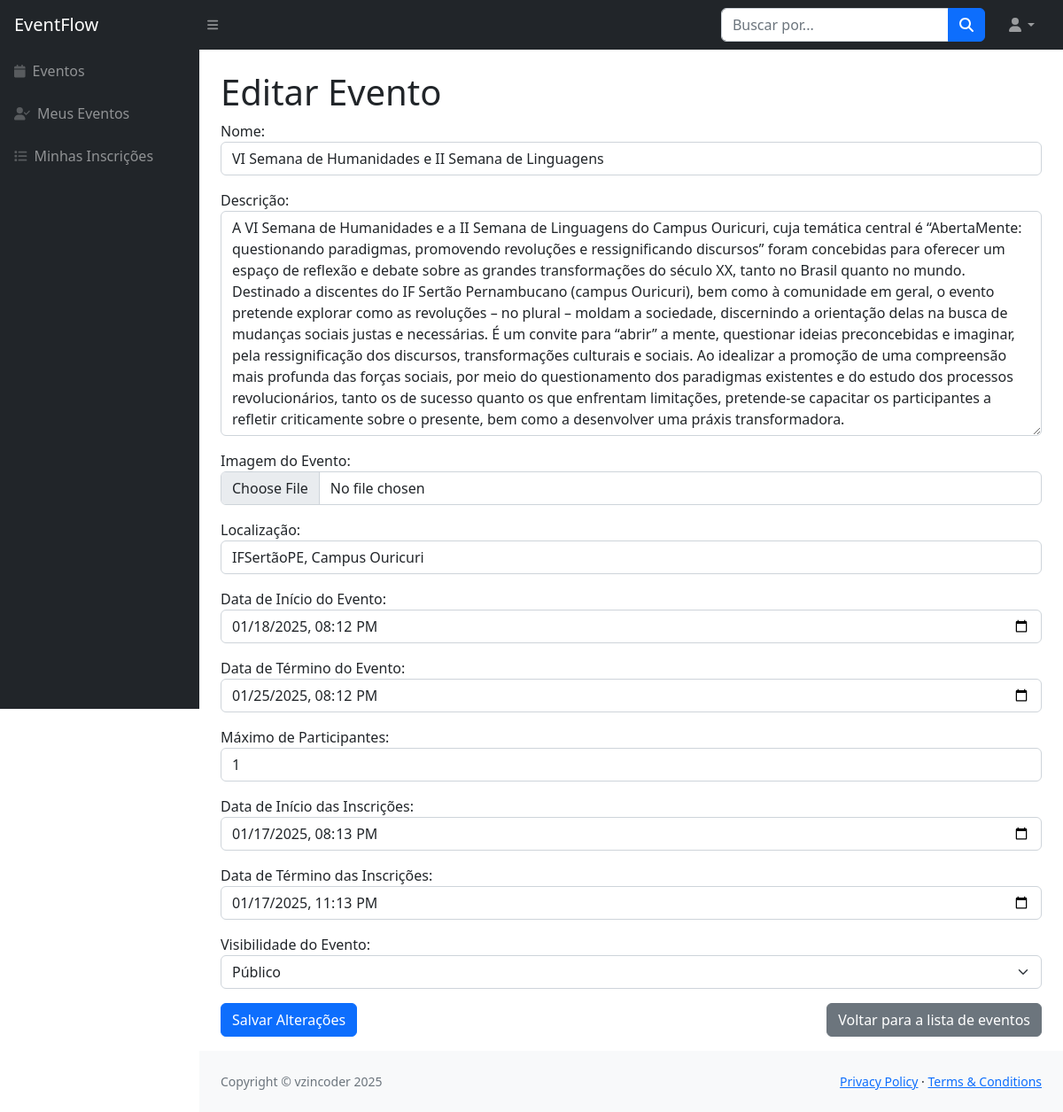
/events/edit/3/ (signed in), run on the app's committed database.
### events/models.py (models this page shows, shortened)
class Event(models.Model):
    VISIBILITY_CHOICES = [
        (True, 'Público'),
        (False, 'Privado'),
    ]
    user = models.ForeignKey(get_user_model(),on_delete=models.CASCADE)
    name = models.CharField(max_length=200)
    description = models.TextField()
    location = models.CharField(max_length=200)
    event_start_date = models.DateTimeField()
    event_end_date = models.DateTimeField()
    registration_start_date = models.DateTimeField()
    registration_end_date = models.DateTimeField()
    image = models.ImageField(upload_to='images',null=True,blank=True)
    current_participants = models.PositiveIntegerField(default=0)
    max_participants = models.PositiveIntegerField(default=1)
    visibility = models.BooleanField(choices=VISIBILITY_CHOICES, default=True)

### events/views.py (the view, shortened to what this page needs)
# urls.py: path('edit/<int:id>/', edit_event, name='edit_event'),
@login_required
def edit_event(request,id):
    event = get_object_or_404(Event, id=id,user=request.user)
    templateData = {
        'title': 'Editar Evento',
        'button_text': 'Salvar Alterações'
    }
    if request.method == 'GET':
        templateData['form'] = EventForm(instance=event)
        return render(request, 'event-form.html', templateData)

### events/templates/event-form.html (shortened to what this page needs)
{% extends 'base.html' %}
{% block content %}
    <h1 class='mt-4'> {{ title }} </h1>
    <form method="post" enctype="multipart/form-data">
        {% for field in form %}
            <div class="mb-3">
                {{ field.label_tag }}
                {% if field.name == 'event_start_date' or field.name == 'event_end_date' or field.name == 'registration_start_date' or field.name == 'registration_end_date' %}
                    <input type="datetime-local" name="{{ field.name }}" value="{{ field.value|date:'Y-m-d\TH:i' }}" class="form-control">
                {% else %}
                    {{ field }}
                {% endif %}
            </div>
        {% endfor %}
        <div class="d-flex justify-content-between gap-3 mb-3">
            <button type="submit" class="btn btn-primary d-none d-md-inline-block">{{ button_text }}</button>
            <a href="{% url 'my_events' %}" class="btn btn-secondary  d-none d-md-inline-block">Voltar para a lista de eventos</a>
        </div>
    </form>
{% endblock %}

### data on the page
Event: form "VI Semana de Humanidades e II Semana de Linguagens" "A VI Semana de Humanidades e a II Semana de Linguagens do Campus Ouricuri, cuja temática central é “AbertaMente: questionando paradigmas, promovendo revoluções e ressignificando discursos” foram concebidas para oferecer um espaço de reflexão e debate sobre as grandes transformações do século XX, tanto no Brasil quanto no mundo. Destinado a discentes do IF Sertão Pernambucano (campus Ouricuri), bem como à comunidade em geral, o evento pretende explorar como as revoluções – no plural – moldam a sociedade, discernindo a orientação delas na busca de mudanças sociais justas e necessárias. É um convite para “abrir” a mente, questionar ideias preconcebidas e imaginar, pela ressignificação dos…" "IFSertãoPE, Campus Ouricuri" "1" "Público"

### other printed values
{{ title }} "Editar Evento"
{{ field.label_tag }} "Nome:" "Descrição:" "Imagem do Evento:" "Localização:" "Data de Início do Evento:" "Data de Término do Evento:" "Máximo de Participantes:" "Data de Início das Inscrições:" "Data de Término das Inscrições:" "Visibilidade do Evento:"
{{ button_text }} "Salvar Alterações"
